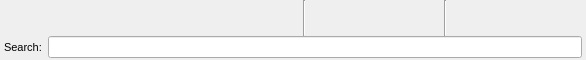
<?xml version="1.0" encoding="UTF-8"?>
<ui version="4.0">
 <class>MenueClass</class>
 <widget class="QWidget" name="MenueClass">
  <property name="geometry">
   <rect>
    <x>0</x>
    <y>0</y>
    <width>586</width>
    <height>60</height>
   </rect>
  </property>
  <property name="sizePolicy">
   <sizepolicy hsizetype="MinimumExpanding" vsizetype="Fixed">
    <horstretch>0</horstretch>
    <verstretch>0</verstretch>
   </sizepolicy>
  </property>
  <property name="minimumSize">
   <size>
    <width>0</width>
    <height>60</height>
   </size>
  </property>
  <property name="maximumSize">
   <size>
    <width>1000</width>
    <height>60</height>
   </size>
  </property>
  <property name="windowTitle">
   <string>WinMusik 3.0</string>
  </property>
  <property name="windowIcon">
   <iconset resource="../../resources.qrc">
    <normaloff>:/logo/resources/icon64.png</normaloff>:/logo/resources/icon64.png</iconset>
  </property>
  <layout class="QVBoxLayout" name="verticalLayout">
   <property name="spacing">
    <number>0</number>
   </property>
   <property name="margin">
    <number>0</number>
   </property>
   <item>
    <layout class="QHBoxLayout" name="horizontalLayout_3">
     <item>
      <widget class="QFrame" name="frame">
       <property name="enabled">
        <bool>true</bool>
       </property>
       <property name="sizePolicy">
        <sizepolicy hsizetype="Preferred" vsizetype="Preferred">
         <horstretch>0</horstretch>
         <verstretch>0</verstretch>
        </sizepolicy>
       </property>
       <property name="styleSheet">
        <string notr="true"/>
       </property>
       <property name="frameShape">
        <enum>QFrame::NoFrame</enum>
       </property>
       <property name="frameShadow">
        <enum>QFrame::Plain</enum>
       </property>
       <property name="lineWidth">
        <number>0</number>
       </property>
       <property name="midLineWidth">
        <number>0</number>
       </property>
       <layout class="QHBoxLayout" name="horizontalLayout">
        <property name="spacing">
         <number>0</number>
        </property>
        <property name="margin">
         <number>0</number>
        </property>
        <item>
         <widget class="WMToolButton" name="toolButton_1">
          <property name="toolTip">
           <string>Music Cassette</string>
          </property>
          <property name="styleSheet">
           <string notr="true"/>
          </property>
          <property name="text">
           <string/>
          </property>
          <property name="icon">
           <iconset resource="../../resources.qrc">
            <normaloff>:/devices25/resources/tr25x25-0001.png</normaloff>:/devices25/resources/tr25x25-0001.png</iconset>
          </property>
          <property name="iconSize">
           <size>
            <width>25</width>
            <height>25</height>
           </size>
          </property>
          <property name="autoRaise">
           <bool>true</bool>
          </property>
         </widget>
        </item>
        <item>
         <widget class="WMToolButton" name="toolButton_2">
          <property name="toolTip">
           <string>Audio CD</string>
          </property>
          <property name="styleSheet">
           <string notr="true"/>
          </property>
          <property name="text">
           <string/>
          </property>
          <property name="icon">
           <iconset resource="../../resources.qrc">
            <normaloff>:/devices25/resources/tr25x25-0002.png</normaloff>:/devices25/resources/tr25x25-0002.png</iconset>
          </property>
          <property name="iconSize">
           <size>
            <width>25</width>
            <height>25</height>
           </size>
          </property>
          <property name="autoRaise">
           <bool>true</bool>
          </property>
         </widget>
        </item>
        <item>
         <widget class="WMToolButton" name="toolButton_3">
          <property name="toolTip">
           <string>Data Storage</string>
          </property>
          <property name="styleSheet">
           <string notr="true"/>
          </property>
          <property name="text">
           <string/>
          </property>
          <property name="icon">
           <iconset resource="../../resources.qrc">
            <normaloff>:/devices25/resources/tr25x25-0003.png</normaloff>:/devices25/resources/tr25x25-0003.png</iconset>
          </property>
          <property name="iconSize">
           <size>
            <width>25</width>
            <height>25</height>
           </size>
          </property>
          <property name="autoRaise">
           <bool>true</bool>
          </property>
         </widget>
        </item>
        <item>
         <widget class="WMToolButton" name="toolButton_4">
          <property name="toolTip">
           <string>Record</string>
          </property>
          <property name="styleSheet">
           <string notr="true"/>
          </property>
          <property name="text">
           <string/>
          </property>
          <property name="icon">
           <iconset resource="../../resources.qrc">
            <normaloff>:/devices25/resources/tr25x25-0004.png</normaloff>:/devices25/resources/tr25x25-0004.png</iconset>
          </property>
          <property name="iconSize">
           <size>
            <width>25</width>
            <height>25</height>
           </size>
          </property>
          <property name="autoRaise">
           <bool>true</bool>
          </property>
         </widget>
        </item>
        <item>
         <widget class="WMToolButton" name="toolButton_5">
          <property name="toolTip">
           <string>VHS-Tape</string>
          </property>
          <property name="styleSheet">
           <string notr="true"/>
          </property>
          <property name="text">
           <string/>
          </property>
          <property name="icon">
           <iconset resource="../../resources.qrc">
            <normaloff>:/devices25/resources/tr25x25-0005.png</normaloff>:/devices25/resources/tr25x25-0005.png</iconset>
          </property>
          <property name="iconSize">
           <size>
            <width>25</width>
            <height>25</height>
           </size>
          </property>
          <property name="autoRaise">
           <bool>true</bool>
          </property>
         </widget>
        </item>
        <item>
         <widget class="WMToolButton" name="toolButton_6">
          <property name="toolTip">
           <string>Other</string>
          </property>
          <property name="styleSheet">
           <string notr="true"/>
          </property>
          <property name="text">
           <string/>
          </property>
          <property name="icon">
           <iconset resource="../../resources.qrc">
            <normaloff>:/devices25/resources/tr25x25-0006.png</normaloff>:/devices25/resources/tr25x25-0006.png</iconset>
          </property>
          <property name="iconSize">
           <size>
            <width>25</width>
            <height>25</height>
           </size>
          </property>
          <property name="autoRaise">
           <bool>true</bool>
          </property>
         </widget>
        </item>
        <item>
         <widget class="WMToolButton" name="toolButton_7">
          <property name="toolTip">
           <string>MP3-CD</string>
          </property>
          <property name="styleSheet">
           <string notr="true"/>
          </property>
          <property name="text">
           <string/>
          </property>
          <property name="icon">
           <iconset resource="../../resources.qrc">
            <normaloff>:/devices25/resources/tr25x25-0007.png</normaloff>:/devices25/resources/tr25x25-0007.png</iconset>
          </property>
          <property name="iconSize">
           <size>
            <width>25</width>
            <height>25</height>
           </size>
          </property>
          <property name="autoRaise">
           <bool>true</bool>
          </property>
         </widget>
        </item>
        <item>
         <widget class="WMToolButton" name="toolButton_8">
          <property name="toolTip">
           <string>Tape</string>
          </property>
          <property name="styleSheet">
           <string notr="true"/>
          </property>
          <property name="text">
           <string/>
          </property>
          <property name="icon">
           <iconset resource="../../resources.qrc">
            <normaloff>:/devices25/resources/tr25x25-0008.png</normaloff>:/devices25/resources/tr25x25-0008.png</iconset>
          </property>
          <property name="iconSize">
           <size>
            <width>25</width>
            <height>25</height>
           </size>
          </property>
          <property name="autoRaise">
           <bool>true</bool>
          </property>
         </widget>
        </item>
        <item>
         <widget class="WMToolButton" name="toolButton_9">
          <property name="toolTip">
           <string>Audio DVD</string>
          </property>
          <property name="autoFillBackground">
           <bool>false</bool>
          </property>
          <property name="styleSheet">
           <string notr="true"/>
          </property>
          <property name="text">
           <string/>
          </property>
          <property name="icon">
           <iconset resource="../../resources.qrc">
            <normaloff>:/devices25/resources/tr25x25-0009.png</normaloff>:/devices25/resources/tr25x25-0009.png</iconset>
          </property>
          <property name="iconSize">
           <size>
            <width>25</width>
            <height>25</height>
           </size>
          </property>
          <property name="autoRaise">
           <bool>true</bool>
          </property>
         </widget>
        </item>
       </layout>
      </widget>
     </item>
     <item>
      <widget class="Line" name="line">
       <property name="orientation">
        <enum>Qt::Vertical</enum>
       </property>
      </widget>
     </item>
     <item>
      <widget class="QFrame" name="frame_2">
       <property name="enabled">
        <bool>true</bool>
       </property>
       <property name="sizePolicy">
        <sizepolicy hsizetype="Preferred" vsizetype="Preferred">
         <horstretch>0</horstretch>
         <verstretch>0</verstretch>
        </sizepolicy>
       </property>
       <property name="styleSheet">
        <string notr="true"/>
       </property>
       <property name="frameShape">
        <enum>QFrame::NoFrame</enum>
       </property>
       <property name="frameShadow">
        <enum>QFrame::Plain</enum>
       </property>
       <property name="lineWidth">
        <number>0</number>
       </property>
       <property name="midLineWidth">
        <number>0</number>
       </property>
       <layout class="QHBoxLayout" name="horizontalLayout_2">
        <property name="spacing">
         <number>0</number>
        </property>
        <property name="margin">
         <number>0</number>
        </property>
        <item>
         <widget class="QToolButton" name="searchButton">
          <property name="toolTip">
           <string>Search</string>
          </property>
          <property name="autoFillBackground">
           <bool>false</bool>
          </property>
          <property name="styleSheet">
           <string notr="true"/>
          </property>
          <property name="text">
           <string/>
          </property>
          <property name="icon">
           <iconset resource="../../resources.qrc">
            <normaloff>:/devices25/resources/tr25x25-0012.png</normaloff>:/devices25/resources/tr25x25-0012.png</iconset>
          </property>
          <property name="iconSize">
           <size>
            <width>25</width>
            <height>25</height>
           </size>
          </property>
          <property name="autoRaise">
           <bool>true</bool>
          </property>
         </widget>
        </item>
        <item>
         <widget class="QToolButton" name="coverButton">
          <property name="toolTip">
           <string>Print Cover</string>
          </property>
          <property name="autoFillBackground">
           <bool>false</bool>
          </property>
          <property name="styleSheet">
           <string notr="true"/>
          </property>
          <property name="text">
           <string/>
          </property>
          <property name="icon">
           <iconset resource="../../resources.qrc">
            <normaloff>:/devices25/resources/tr25x25-0010.png</normaloff>:/devices25/resources/tr25x25-0010.png</iconset>
          </property>
          <property name="iconSize">
           <size>
            <width>25</width>
            <height>25</height>
           </size>
          </property>
          <property name="autoRaise">
           <bool>true</bool>
          </property>
         </widget>
        </item>
        <item>
         <widget class="QToolButton" name="searchlistButton">
          <property name="toolTip">
           <string>Manage Searchlists</string>
          </property>
          <property name="autoFillBackground">
           <bool>false</bool>
          </property>
          <property name="styleSheet">
           <string notr="true"/>
          </property>
          <property name="text">
           <string/>
          </property>
          <property name="icon">
           <iconset resource="../../resources.qrc">
            <normaloff>:/devices25/resources/wanted.png</normaloff>:/devices25/resources/wanted.png</iconset>
          </property>
          <property name="iconSize">
           <size>
            <width>25</width>
            <height>25</height>
           </size>
          </property>
          <property name="autoRaise">
           <bool>true</bool>
          </property>
         </widget>
        </item>
        <item>
         <widget class="QToolButton" name="playlistButton">
          <property name="toolTip">
           <string>Manage Playlists</string>
          </property>
          <property name="autoFillBackground">
           <bool>false</bool>
          </property>
          <property name="styleSheet">
           <string notr="true"/>
          </property>
          <property name="text">
           <string/>
          </property>
          <property name="icon">
           <iconset resource="../../resources.qrc">
            <normaloff>:/devices25/resources/tr25x25-0016.png</normaloff>:/devices25/resources/tr25x25-0016.png</iconset>
          </property>
          <property name="iconSize">
           <size>
            <width>25</width>
            <height>25</height>
           </size>
          </property>
          <property name="autoRaise">
           <bool>true</bool>
          </property>
         </widget>
        </item>
        <item>
         <widget class="Line" name="line_2">
          <property name="orientation">
           <enum>Qt::Vertical</enum>
          </property>
         </widget>
        </item>
        <item>
         <widget class="QToolButton" name="propertiesButton">
          <property name="toolTip">
           <string>Properties</string>
          </property>
          <property name="autoFillBackground">
           <bool>false</bool>
          </property>
          <property name="styleSheet">
           <string notr="true"/>
          </property>
          <property name="text">
           <string/>
          </property>
          <property name="icon">
           <iconset resource="../../resources.qrc">
            <normaloff>:/devices25/resources/tr25x25-0018.png</normaloff>:/devices25/resources/tr25x25-0018.png</iconset>
          </property>
          <property name="iconSize">
           <size>
            <width>25</width>
            <height>25</height>
           </size>
          </property>
          <property name="autoRaise">
           <bool>true</bool>
          </property>
         </widget>
        </item>
        <item>
         <widget class="QToolButton" name="aboutButton">
          <property name="toolTip">
           <string>about WinMusik</string>
          </property>
          <property name="autoFillBackground">
           <bool>false</bool>
          </property>
          <property name="styleSheet">
           <string notr="true"/>
          </property>
          <property name="text">
           <string/>
          </property>
          <property name="icon">
           <iconset resource="../../resources.qrc">
            <normaloff>:/devices25/resources/home.png</normaloff>:/devices25/resources/home.png</iconset>
          </property>
          <property name="iconSize">
           <size>
            <width>25</width>
            <height>25</height>
           </size>
          </property>
          <property name="autoRaise">
           <bool>true</bool>
          </property>
         </widget>
        </item>
        <item>
         <spacer name="horizontalSpacer">
          <property name="orientation">
           <enum>Qt::Horizontal</enum>
          </property>
          <property name="sizeHint" stdset="0">
           <size>
            <width>40</width>
            <height>20</height>
           </size>
          </property>
         </spacer>
        </item>
       </layout>
      </widget>
     </item>
    </layout>
   </item>
   <item>
    <layout class="QHBoxLayout" name="horizontalLayout_4">
     <property name="leftMargin">
      <number>4</number>
     </property>
     <property name="rightMargin">
      <number>4</number>
     </property>
     <property name="bottomMargin">
      <number>2</number>
     </property>
     <item>
      <widget class="QLabel" name="label">
       <property name="font">
        <font>
         <pointsize>8</pointsize>
        </font>
       </property>
       <property name="text">
        <string>Search:</string>
       </property>
      </widget>
     </item>
     <item>
      <widget class="QLineEdit" name="searchEdit">
       <property name="font">
        <font>
         <pointsize>8</pointsize>
        </font>
       </property>
      </widget>
     </item>
    </layout>
   </item>
  </layout>
 </widget>
 <layoutdefault spacing="6" margin="11"/>
 <customwidgets>
  <customwidget>
   <class>WMToolButton</class>
   <extends>QToolButton</extends>
   <header>wmtoolbutton.h</header>
  </customwidget>
 </customwidgets>
 <resources>
  <include location="../../resources.qrc"/>
 </resources>
 <connections/>
</ui>
